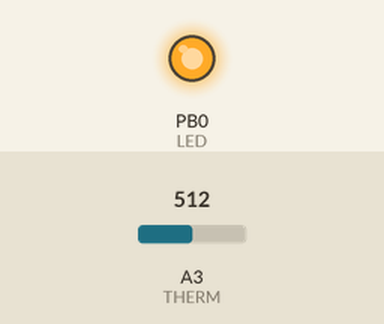
The sketch below on a simulated ATtiny85, built with avr-gcc and run on an emulated ATtiny85. Parts: output pins drawn as LEDs (lit = HIGH). The test bench sets the inputs (shaded band); at power-on: A3 (THERM) = 512. No radio packets arrive unless stated.

Above: at 0.3 s.
At 17.8 s:
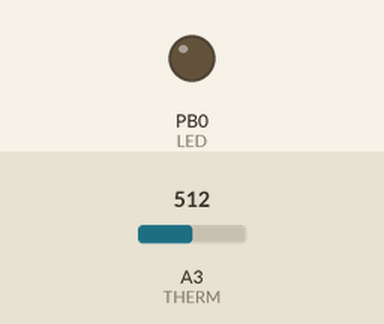
Timing chart, 0 to 44.0 s (numbered marks = the images above):
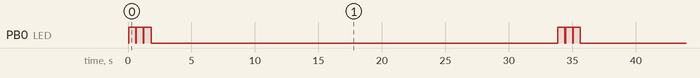

Measured:
- by itself, PB0 (LED): repeats every 33.8 s: 2 × (LOW 0.04 s, HIGH 0.56 s), LOW 32.1 s, HIGH 0.56 s
- by itself, everything shown: repeats every 33.8 s, in 6 steps

The sketch:

VirtualWireThermistorSend.ino
```cpp
/*******************************************************************************************
* Send Thermistor readings wirelessly via 433 Mhz cheapo transmitter
* CEF 6-24-2013
* Revisions:
* 0.11 - added 2N222 to act as PTT for transmitter (it doesn't have one built in)
* 0.12 - added power down ADC for extra power savings
*
* TODO - add voltage monitor reading for 9V battery to data packet
********************************************************************************************/

#include<VirtualWire.h>
#include<Narcoleptic.h>
#include <EasyTransferVirtualWire.h>

// pins used
#define LED 0
#define PTT 2
#define THERM A3

#define SENDINTERVAL 4    // how many 8 second sleep cycles to wait before transmitting
#define REPEATMESSAGE 3   // how many times to transmit the packet for redundancy

EasyTransferVirtualWire ET;

struct SEND_DATA_STRUCT
{
  int sample1;
  int sample2;
  int sample3;
  int sample4;
  int sample5;
};

SEND_DATA_STRUCT samples;

void setup()
{

  pinMode(PTT, OUTPUT);
  pinMode(LED, OUTPUT);

  vw_setup(2000);	 // Bits per sec
  vw_set_tx_pin(1);
  vw_set_ptt_pin(PTT);

  ET.begin(details(samples));
}

void loop()
{
  static byte wakeCount = 0;

  if (wakeCount % SENDINTERVAL == 0)
  {
    transmitSampleSet();
  }
  wakeCount++;
  Narcoleptic.delay(8000);  // put the cpu to sleep for 8 secs

}

void transmitSampleSet()
{
  adcOn();
  for(byte i = 0; i < REPEATMESSAGE; i++)
  {
    sendSample();
  }
  adcOff();

}

void sendSample()
{

  samples.sample1 = analogRead(THERM);
  delay(10);

  samples.sample2 = analogRead(THERM);
  delay(10);

  samples.sample3 = analogRead(THERM);
  delay(10);

  samples.sample4 = analogRead(THERM);
  delay(10);

  samples.sample5 = analogRead(THERM);

  digitalWrite(LED, HIGH); // Flash a light to show transmitting
  ET.sendData();
  delay(500);
  digitalWrite(LED, LOW);  // LED off
}

void adcOn()
{
  bitSet(ADCSRA,ADEN);  // set enable bit in ADC Control Reg
  delay(10);             // give ADC time to stabilize
}

void adcOff()
{
  bitClear(ADCSRA, ADEN);  // clear enable bit in ADC Control Reg
}
```
